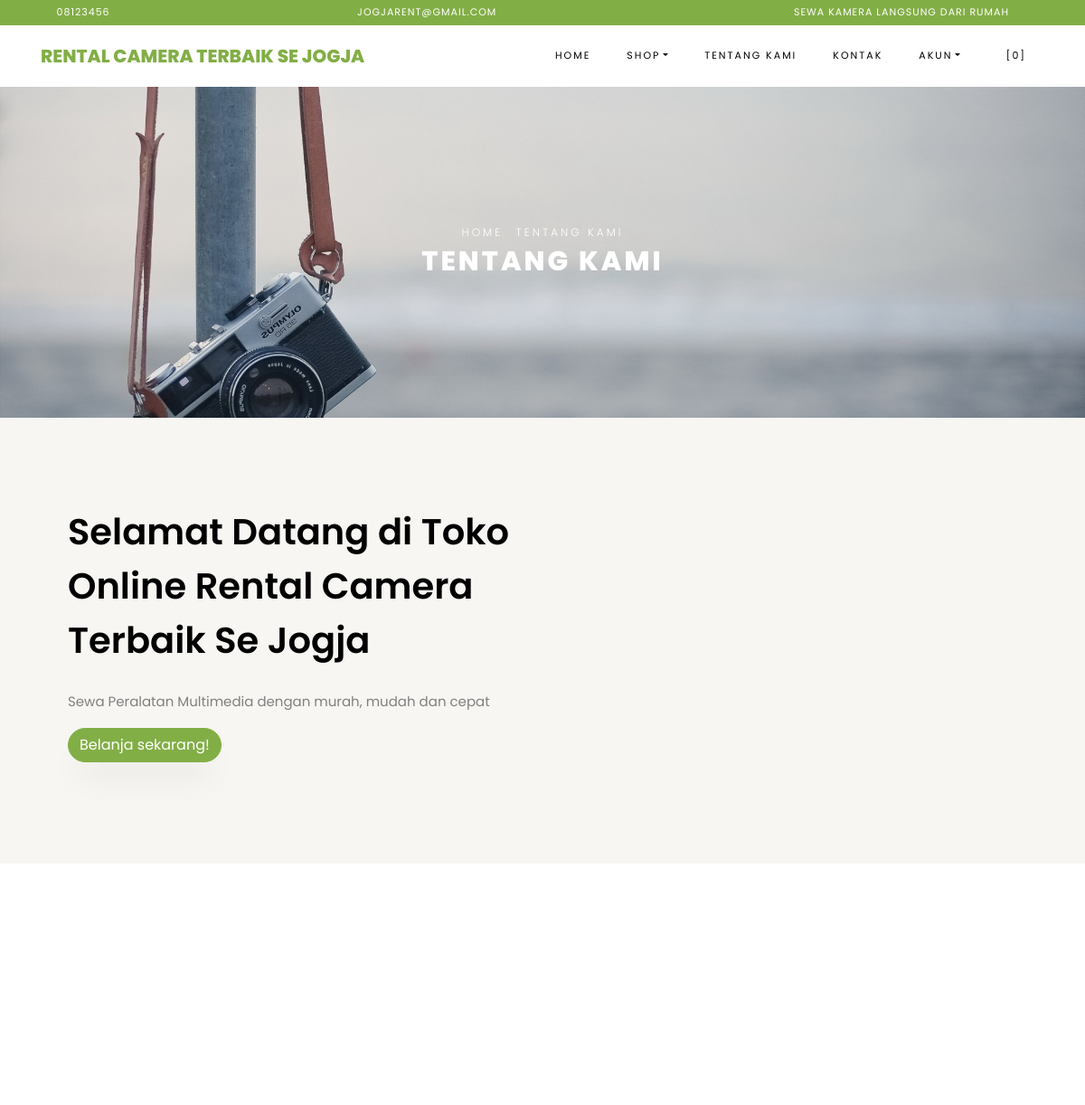
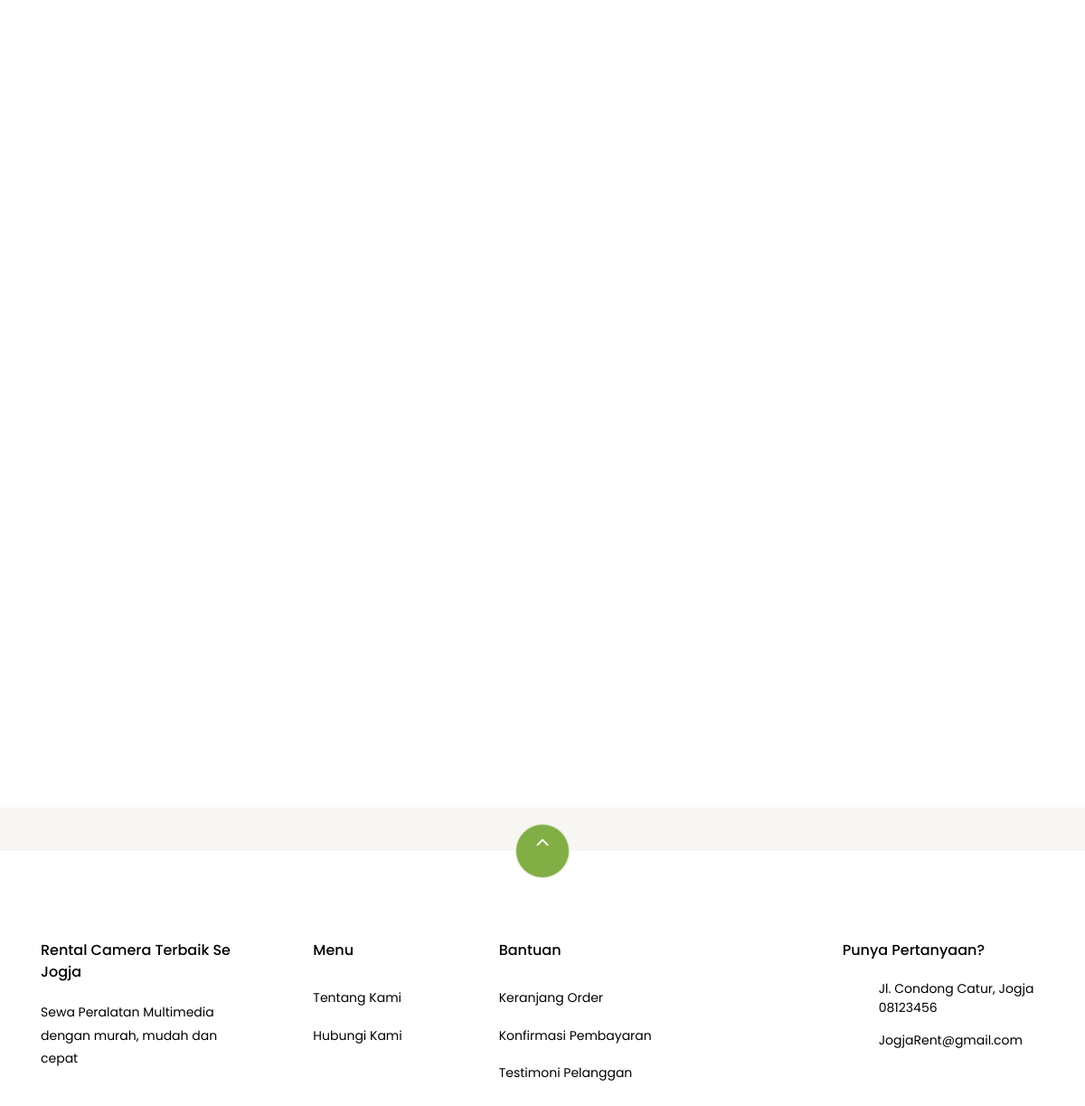
Page /index.php/pages/about on the committed database (2 pictures, top to bottom).
### tables this page shows
CREATE TABLE `settings` (
  `id` int(10) NOT NULL,
  `key` varchar(32) NOT NULL,
  `content` text NOT NULL
);

### application/helpers/themes_helper.php (called while the page is built, shortened)
<?php
if ( ! function_exists('get_theme_name'))
{
    function get_theme_name() {
        $current_theme = get_settings('current_theme_name');
        return ($current_theme) ? $current_theme : false;
    }
}
if ( ! function_exists('get_template_part'))
{
    function get_template_part($file_name = null, $params = array()) {
        if ($file_name !== '') {
            $current_theme = get_theme_name();
            if ( file_exists($file_location = VIEWPATH .'themes/'. $current_theme .'/'. $file_name .'.php')) {
                $CI =& get_instance();
                $CI->load->view('themes/'. $current_theme .'/'. $file_name, $params);
            }
            else {
                echo '<div>Kesalahan: berkas tema <b>'. $file_name .'.php</b> tidak ditemukan.<br>Lokasi berkas: <b>'. $file_location .'</b></div>';
            }
        }
    }
}
if ( ! function_exists('get_header'))
{
    function get_header($params = null, $section = '', $current_section = '') {
        $load_params = array();
        if ( is_null($params)) {
            $load_params['title'] = get_settings('site_name');
        }
        else if ( is_string($params)) {
            $load_params['title'] = $params;
        }
        $load_params['sidebar_section'] = $section;
        $load_params['current_section'] = $current_section;
        get_template_part('header', $load_params);
    }
}
if ( ! function_exists('get_footer'))
{
    function get_footer($params = array()) {
        get_template_part('footer', $params);
    }
}
if ( ! function_exists('get_theme_uri'))
{
    function get_theme_uri($file_name = null, $theme_name = NULL)
    {
        $theme_name = ($theme_name == NULL) ? get_theme_name() : $theme_name;
        return is_null($file_name) ? base_url('assets/themes/'. $theme_name .'/') : base_url('assets/themes/'. $theme_name .'/'. $file_name) ;
    }
}

### application/controllers/Pages.php (called while the page is built, shortened)
<?php
class Pages extends CI_Controller {
    public function about()
    {
        $params['reviews'] = $this->review->get_all_reviews();
        get_header(get_store_name());
        get_template_part('pages/about', $params);
        get_footer();
    }
}

### index.php (called while the page is built, shortened)
<?php
require_once BASEPATH . 'core/CodeIgniter.php';

### application/helpers/global_helper.php (called while the page is built, shortened)
<?php
if (!function_exists('get_settings')) {
    function get_settings($key = '')
    {
        $CI = &get_instance();
        $row = $CI->db
            ->select('content')
            ->where('key', $key)
            ->get('settings')
            ->row();
        return $row->content;
    }
}
if (!function_exists('get_store_name')) {
    function get_store_name()
    {
        return get_settings('store_name');
    }
}

### application/helpers/session_helper.php (called while the page is built, shortened)
<?php
if (!function_exists('init')) {
    function init()
    {
        $CI = &get_instance();
        return $CI;
    }
}
if (!function_exists('session_data')) {
    function session_data()
    {
        $CI = init();
        $read_session_in_cookie = get_cookie('__ACTIVE_SESSION_DATA');
        $read_session_in_session = $CI->session->userdata('__ACTIVE_SESSION_DATA');
        if ($read_session_in_cookie) {
            $read_data = $CI->encryption->decrypt($read_session_in_cookie);
            $read_data = json_decode($read_data);
            return $read_data;
        } else if ($read_session_in_session) {
            $read_data = $CI->encryption->decrypt($read_session_in_session);
            $read_data = json_decode($read_data);
            return $read_data;
        } else {
            $default_session = new stdClass();
            $default_session->is_login = FALSE;
            $default_session->user_id = 0;
            $default_session->login_at = 0;
            $default_session->remember_me = FALSE;
            return $default_session;
        }
    }
}

### application/views/themes/vegefoods/pages/about.php (the view, shortened to what this page needs)
<div class="hero-wrap hero-bread" style="background-image: url('<?php echo get_theme_uri('images/background_cam.jpg'); ?>');">
    <div class="container">
      <div class="row no-gutters slider-text align-items-center justify-content-center">
        <div class="col-md-9 ftco-animate text-center">
            <p class="breadcrumbs"><span class="mr-2"><?php echo anchor(base_url(), 'Home'); ?></span> <span>Tentang Kami</span></p>
          <h1 class="mb-0 bread">Tentang Kami</h1>
        </div>
      </div>
    </div>
  </div>
  <section class="ftco-section ftco-no-pb ftco-no-pt bg-light">
          <div class="container">
              <div class="row">
                  <div class="col-md-7 py-5 wrap-about pb-md-5 ftco-animate">
            <div class="heading-section-bold mb-4 mt-md-5">
                <div class="ml-md-0">
                  <h2 class="mb-4">Selamat Datang di Toko Online <?php echo get_store_name(); ?></h2>
              </div>
            </div>
            <div class="pb-md-5">
                <p><?php echo get_settings('store_description'); ?></p>
                          <p><a href="<?php echo site_url('browse'); ?>" class="btn btn-primary">Belanja sekarang!</a></p>
                      </div>
                  </div>
              </div>
          </div>
      </section>
      <section class="ftco-section testimony-section">
    <div class="container">
      <div class="row justify-content-center mb-5 pb-3">
      </div>
    </div>
  </section>
<section class="ftco-section">
      <div class="container">
          <div class="row no-gutters ftco-services">
  </div>
      </div>
  </section>

### application/views/themes/vegefoods/header.php (shortened to what this page needs)
?><!DOCTYPE html>
<html lang="en">
  <head>
    <link rel="stylesheet" href="<?php echo get_theme_uri('css/open-iconic-bootstrap.min.css'); ?>">
    <link rel="stylesheet" href="<?php echo get_theme_uri('css/animate.css'); ?>">
    <link rel="stylesheet" href="<?php echo get_theme_uri('css/owl.carousel.min.css'); ?>">
    <link rel="stylesheet" href="<?php echo get_theme_uri('css/owl.theme.default.min.css'); ?>">
    <link rel="stylesheet" href="<?php echo get_theme_uri('css/magnific-popup.css'); ?>">
    <link rel="stylesheet" href="<?php echo get_theme_uri('css/aos.css'); ?>">
	<link rel="stylesheet" href="<?php echo get_theme_uri('css/ionicons.min.css'); ?>">
	<link rel="stylesheet" href="<?php echo get_theme_uri('js/plugins/@fortawesome/fontawesome-free/css/all.min.css', 'argon'); ?>">
    <link rel="stylesheet" href="<?php echo get_theme_uri('css/bootstrap-datepicker.css'); ?>">
    <link rel="stylesheet" href="<?php echo get_theme_uri('css/jquery.timepicker.css'); ?>">
    <link rel="stylesheet" href="<?php echo get_theme_uri('css/flaticon.css'); ?>">
    <link rel="stylesheet" href="<?php echo get_theme_uri('css/icomoon.css'); ?>">
	<link rel="stylesheet" href="<?php echo get_theme_uri('css/style.css'); ?>">
	<link rel="stylesheet" href="<?php echo base_url('assets/plugins/toastr/toastr.min.css'); ?>">
  </head>
  <body class="goto-here">
		<div class="py-1 bg-primary">
    	<div class="container">
    		<div class="row no-gutters d-flex align-items-start align-items-center px-md-0">
	    		<div class="col-lg-12 d-block">
		    		<div class="row d-flex">
		    			<div class="col-md pr-4 d-flex topper align-items-center">
					    	<div class="icon mr-2 d-flex justify-content-center align-items-center"><span class="icon-phone2"></span></div>
						    <span class="text"><?php echo get_settings('store_phone_number'); ?></span>
					    </div>
					    <div class="col-md pr-4 d-flex topper align-items-center">
					    	<div class="icon mr-2 d-flex justify-content-center align-items-center"><span class="icon-paper-plane"></span></div>
						    <span class="text"><?php echo get_settings('store_email'); ?></span>
					    </div>
					    <div class="col-md-5 pr-4 d-flex topper align-items-center text-lg-right">
						    <span class="text"><?php echo get_settings('store_tagline'); ?></span>
					    </div>
				    </div>
			    </div>
		    </div>
		  </div>
    </div>
    <nav class="navbar navbar-expand-lg navbar-dark ftco_navbar bg-dark ftco-navbar-light" id="ftco-navbar">
	    <div class="container">
	      <a class="navbar-brand" href="<?php echo base_url(); ?>"><?php echo get_store_name(); ?></a>
	      <div class="collapse navbar-collapse" id="ftco-nav">
	        <ul class="navbar-nav ml-auto">
	          <li class="nav-item active"><a href="<?php echo base_url(); ?>" class="nav-link">Home</a></li>
	          <li class="nav-item dropdown">
              <a class="nav-link dropdown-toggle" href="#" id="dropdown04" data-toggle="dropdown" aria-haspopup="true" aria-expanded="false">Shop</a>
            </li>
	          <li class="nav-item"><a href="<?php echo site_url('pages/about'); ?>" class="nav-link">Tentang Kami</a></li>
              <li class="nav-item"><a href="<?php echo site_url('pages/contact'); ?>" class="nav-link">Kontak</a></li>
              <li class="nav-item dropdown">
              <a class="nav-link dropdown-toggle" href="#" id="dropdown05" data-toggle="dropdown" aria-haspopup="true" aria-expanded="false">Akun</a>
            </li>
	          <li class="nav-item cta cta-colored"><a href="<?php echo site_url('shop/cart'); ?>" class="nav-link"><span class="icon-shopping_cart"></span>[<span class="cart-item-total">0</span>]</a></li>
	        </ul>
	      </div>
	    </div>
	  </nav>

### application/views/themes/vegefoods/footer.php (shortened to what this page needs)
<section class="ftco-section ftco-no-pt ftco-no-pb py-5 bg-light">
    <div class="container py-4">
    </div>
  </section>
  <footer class="ftco-footer ftco-section">
    <div class="container">
        <div class="row">
            <div class="mouse">
                      <a href="#" class="mouse-icon">
                          <div class="mouse-wheel"><span class="ion-ios-arrow-up"></span></div>
                      </a>
                  </div>
        </div>
      <div class="row mb-5">
        <div class="col-md">
          <div class="ftco-footer-widget mb-4">
            <h2 class="ftco-heading-2"><?php echo get_store_name(); ?></h2>
            <p><?php echo get_settings('store_description'); ?></p>
          </div>
        </div>
        <div class="col-md">
          <div class="ftco-footer-widget mb-4 ml-md-5">
            <h2 class="ftco-heading-2">Menu</h2>
            <ul class="list-unstyled">
              <li><a href="<?php echo site_url('pages/about'); ?>" class="py-2 d-block">Tentang Kami</a></li>
              <li><a href="<?php echo site_url('pages/contact'); ?>" class="py-2 d-block">Hubungi Kami</a></li>
            </ul>
          </div>
        </div>
        <div class="col-md-4">
           <div class="ftco-footer-widget mb-4">
            <h2 class="ftco-heading-2">Bantuan</h2>
            <div class="d-flex">
                <ul class="list-unstyled mr-l-5 pr-l-3 mr-4">
                  <li><a href="<?php echo site_url('shop/cart'); ?>" class="py-2 d-block">Keranjang Order</a></li>
                  <li><a href="<?php echo site_url('customer/payments/confirm'); ?>" class="py-2 d-block">Konfirmasi Pembayaran</a></li>
                  <li><a href="<?php echo site_url('shop/testimonial'); ?>" class="py-2 d-block">Testimoni Pelanggan</a></li>
                </ul>
              </div>
          </div>
        </div>
        <div class="col-md">
          <div class="ftco-footer-widget mb-4">
              <h2 class="ftco-heading-2">Punya Pertanyaan?</h2>
              <div class="block-23 mb-3">
                <ul>
                  <li><span class="icon icon-map-marker"></span><span class="text"><?php echo get_settings('store_address'); ?></span></li>
                  <li><a href="#"><span class="icon icon-phone"></span><span class="text"><?php echo get_settings('store_phone_number'); ?></span></a></li>
                  <li><a href="#"><span class="icon icon-envelope"></span><span class="text"><?php echo get_settings('store_email'); ?></span></a></li>
                </ul>
              </div>
          </div>
        </div>
      </div>
    </div>
  </footer>
</body>
</html>

### assets/themes/vegefoods/css/icomoon.css (style rules this page uses)
[class^="icon-"], [class*=" icon-"] { font-family: 'icomoon' !important; speak: none; font-style: normal; font-weight: normal; font-variant: normal; text-transform: none; line-height: 1; -webkit-font-smoothing: antialiased; -moz-osx-font-smoothing: grayscale; }
.icon-map-marker:before { content: "\f041"; }
.icon-phone:before { content: "\f095"; }
.icon-envelope:before { content: "\f0e0"; }
.icon-paper-plane:before { content: "\f1d8"; }
.icon-phone2:before { content: "\e0cd"; }
.icon-shopping_cart:before { content: "\e8cc"; }

### rows in the picture
settings: content "08123456"
settings: content "JOGJARENT@GMAIL.COM", content "JogjaRent@gmail.com"
settings: content "SEWA KAMERA LANGSUNG DARI RUMAH"
settings: content "RENTAL CAMERA TERBAIK SE JOGJA", content "Rental Camera Terbaik Se Jogja"
settings: content (picture)
settings: content "Sewa Peralatan Multimedia dengan murah, mudah dan cepat"
settings: content "Jl. Condong Catur, Jogja"

### other values in the picture
anchor(base_url(), 'Home') "HOME"
